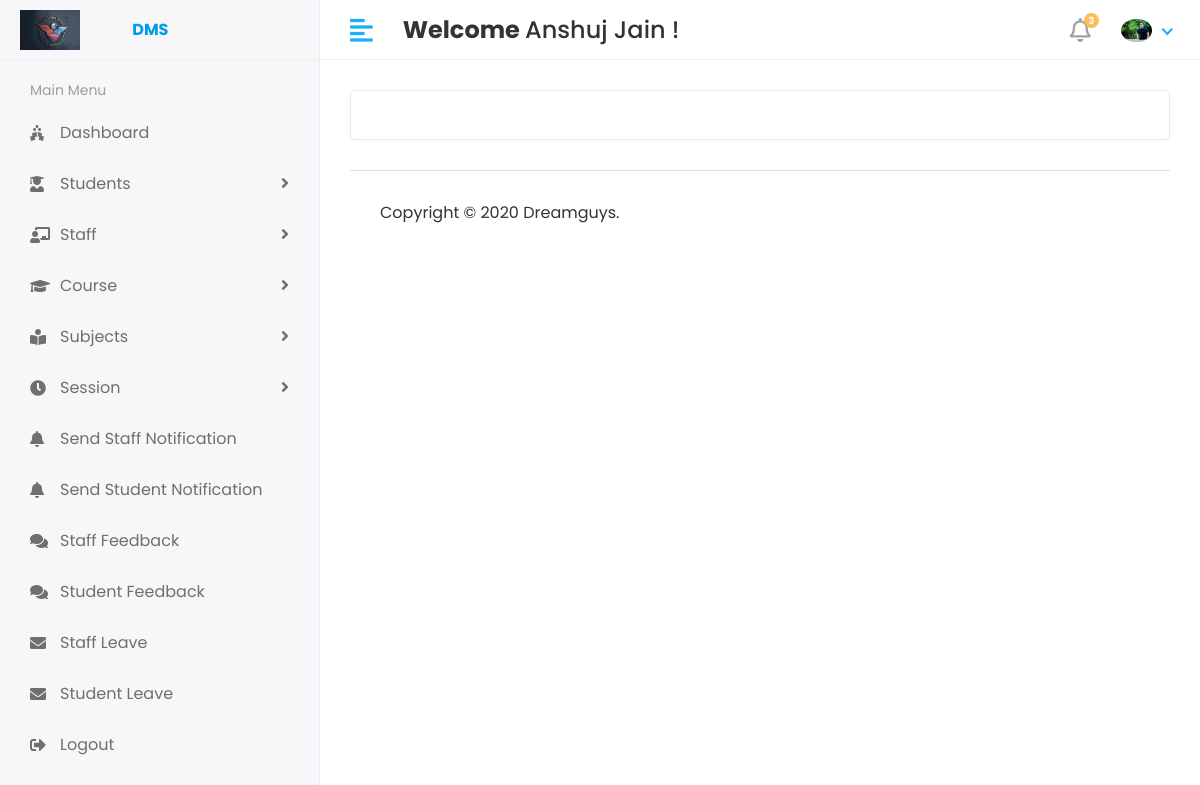
Page /Hod/Staff/Edit/.7/ (signed in) on the earlier database version.
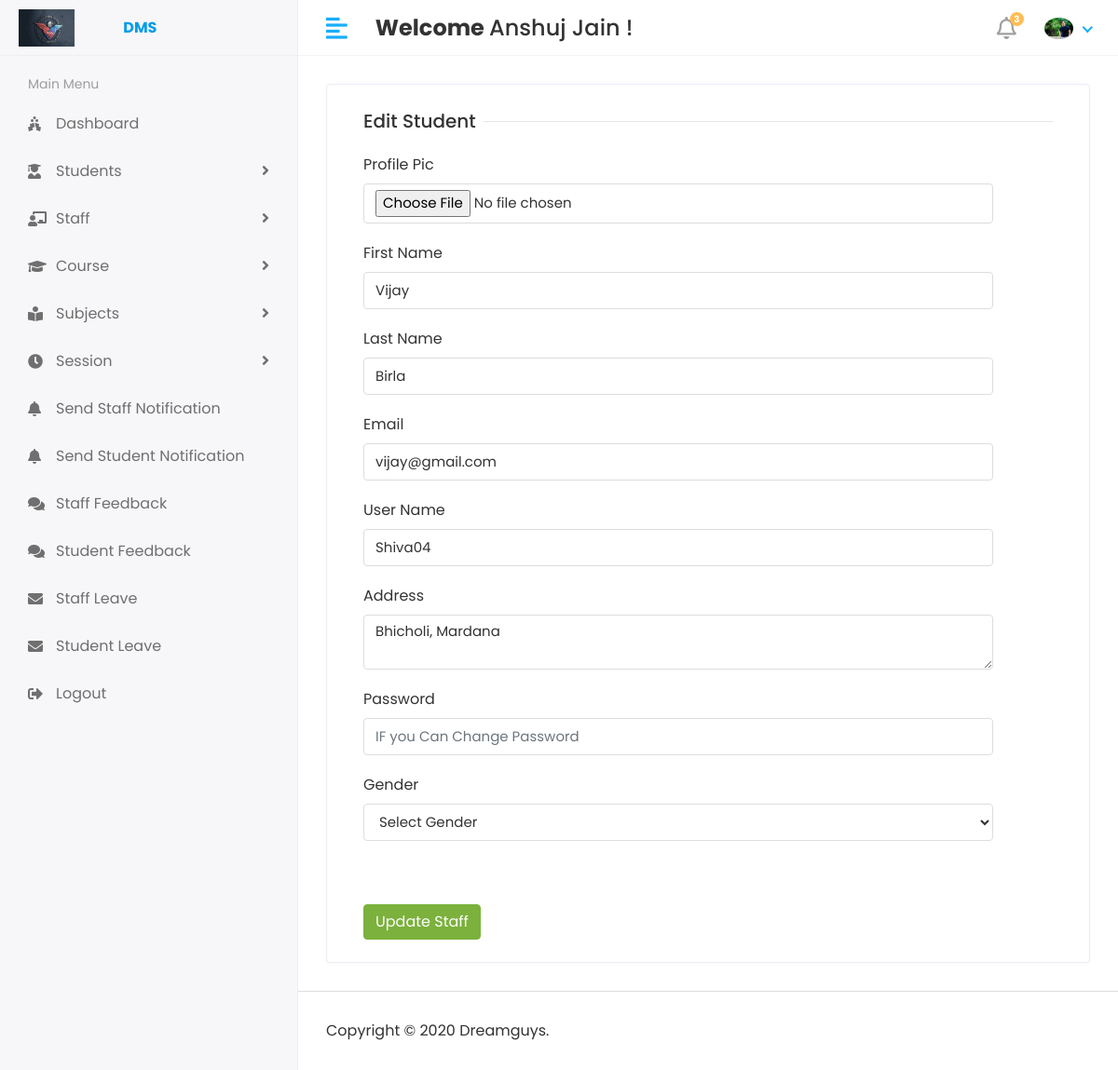
Same page on the later database version.
### app/models.py (models this page shows, shortened)
class Staff(models.Model):
    admin = models.OneToOneField(CustomUser,on_delete=models.CASCADE)
    address = models.TextField()
    gender = models.CharField(max_length=100)
    created_at  = models.DateTimeField(auto_now_add=True)
    update_at = models.DateTimeField(auto_now=True)

class CustomUser(AbstractUser):
    USER = (
        (1,'HOD'),
        (2,'STAFF'),
        (3,'STUDENT'),
    )
    user_type = models.CharField(choices=USER,max_length=50,default=1)
    profile_pic  = models.ImageField(upload_to='media/profile_pic')

### app/Hod_Views.py (the view)
# urls.py: path('Hod/Staff/Edit/.<str:id>/',Hod_Views.EDIT_STAFF,name='edit_staff'),
@login_required(login_url='/')
def EDIT_STAFF(request,id):
    staff = Staff.objects.filter(id=id)
    context ={
        'staff' : staff,
    }
    return render (request,"Hod/edit_staff.html",context)

### templates/Hod/edit_staff.html (shortened to what this page needs)
{% extends 'base.html' %}
{% block content %}
    <div class="content container-fluid">
      <div class="row">
        <div class="col-sm-12">
          <div class="card">
            <div class="card-body">
              <form action="{% url 'update_staff' %}" method="post" enctype="multipart/form-data">
                  {% for e in staff %}
                  <div class="col-12">
                    <h5 class="form-title"><span>Edit Student</span></h5>
                  </div>
                  <div class=" col-sm-11">
                    <div class="form-group">
                      <label>Profile Pic</label>
                      <input type="file" class="form-control" name="profile_pic" accept="image/jpg , image/jpg , image/png" />
                    </div>
                  </div>
                  <div class=" col-sm-11">
                    <div class="form-group">
                      <label>First Name</label>
                      <input type="text" class="form-control" name="first_name" value="{{ e.admin.first_name}}"  />
                    </div>
                  </div>
                  <div class=" col-sm-11">
                    <div class="form-group">
                      <label>Last Name</label>
                      <input type="text" class="form-control" name="last_name" value="{{ e.admin.last_name}}"  />
                    </div>
                  </div>
                  <div class=" col-sm-11">
                      <div class="form-group">
                        <label>Email</label>
                        <input type="text" class="form-control" name="email" value="{{ e.admin.email}}"  />
                      </div>
                    </div>
                    <div class=" col-sm-11">
                        <div class="form-group">
                          <label>User Name</label>
                          <input type="text" class="form-control" name="username" value="{{ e.admin.username}}"  />
                        </div>
                      </div>
                    <div class=" col-sm-11">
                        <div class="form-group">
                          <label> Address</label>
                          <textarea class="form-control" name="address" >{{ e.address }}</textarea>
                        </div>
                      </div>
                    <div class=" col-sm-11">
                      <div class="form-group">
                        <label>Password</label>
                        <input type="text" class="form-control" name="password" placeholder="IF you Can Change Password"  />
                      </div>
                    </div>
                    <div class=" col-sm-11">
                      <div class="form-group">
                        <label>Gender</label>
                        <select class="form-control" name="gender">
                           <option>Select Gender</option>
                        </select>
                      </div>
                    </div>
                    <br>
                    <br>
                  <div class="col-12">
                    <button type="submit" class="btn btn-success">Update Staff</button>
                  </div>
                </div>
                {% endfor %}
              </form>
            </div>
          </div>
        </div>
      </div>
    {% endblock content %}

Differences in the rows shown:
added Staff: first_name "Vijay", last_name "Birla", email "vijay@gmail.com", username "Shiva04", address "Bhicholi, Mardana"
